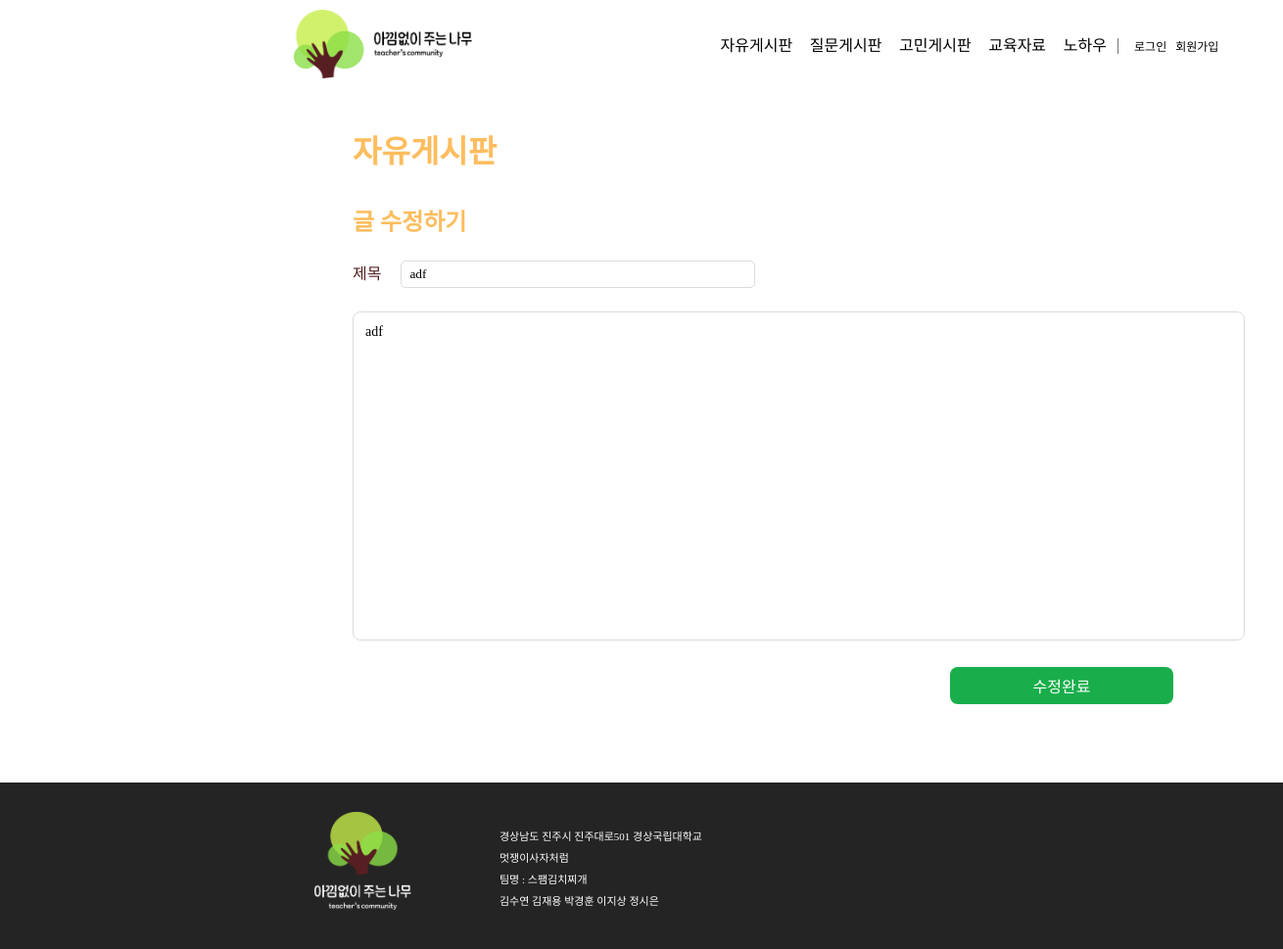
The page /update_post/2 on the database its author committed.
### teacher_community/models.py (models this page shows, shortened)
class Post(models.Model):
    author = models.ForeignKey(
        Teacher, related_name="post_author", on_delete=models.CASCADE
    )
    title = models.CharField(max_length=255)
    content = models.TextField()
    created_at = models.DateTimeField(auto_now_add=True)
    updated_at = models.DateTimeField(auto_now=True)
    views = models.PositiveIntegerField(default=0)  # 조회수 필드 추가
    likes_user = models.ManyToManyField(
        settings.AUTH_USER_MODEL, related_name="likes_user", blank=True
    )
    category = models.CharField(max_length=10)
    file = models.FileField(upload_to="post_files/", blank=True, null=True)  # 파일 첨부 필드
    class Meta:
        ordering = ["-created_at"]  # 최신 글이 먼저 오도록 정렬

### teacher_community/views.py (the view)
# urls.py: path("update_post/<int:post_id>", views.update_post, name="update_post"),
def update_post(request, post_id):
    post = get_object_or_404(Post, id=post_id)
    if request.method == "POST":
        post.title = request.POST['title']
        post.content = request.POST['content']
        post.updated_at = timezone.datetime.now()
        post.save()
        return redirect('/detail/' + str(post.id))
    else:
        return render(request, "update_post.html", {"post_detail": post})

### templates/update_post.html (shortened to what this page needs)
{% extends 'nav_footer.html' %}
{% load static %}
{% block content %}
<!DOCTYPE html>
<html lang="ko">
<head>
    <link rel="stylesheet" href="{% static 'css/writepage.css' %}">
</head>
<body>
    <div class="write_wrapper">
        <div class="Title">
            <h2>{{post_detail.category}}</h2>
        </div>
        <div class="Write">
            <h4>글 수정하기</h4>
        </div>
        <form action="{% url 'update_post' post_detail.id %}" method="post">
            <div class="title2">
                <dt>
                    <p class="title3">제목</p>
                    <dd><input class="titlebox" type="text" placeholder="제목입력" name="title" value="{{post_detail.title}}"></dd>
                </dt>
            </div>
            <div class="WriteForm">
                <textarea class="writeform" placeholder="글을 작성해주세요" cols="110" rows="20" name="content">{{post_detail.content}}</textarea>
            </div>
            <button><p>수정완료</p></button>
        </form>
    </div>
</body>
</html>
{% endblock %}

### static/css/nav2.css (style rules this page uses)
* { box-sizing: content-box; }
body, main, div, h1, h2, h3 { margin: 0; padding: 0; }
html, body, div, span, applet, object, iframe, h1, h2, h3, h4, h5, h6, p, blockquote, pre, a, abbr, acronym, address, big, cite, code, del, dfn, em, img, ins, kbd, q, s, samp, small, strike, strong, sub, sup, tt, var, b, u, i, center, dl, dt, dd, ol, ul, li, fieldset, form, label, legend, table, caption, tbody, tfoot, thead, tr, th, td, article, aside, canvas, details, embed, figure, figcaption, footer, header, hgroup, menu, nav, output, ruby, section, summary, time, mark, audio, video { margin: 0; padding: 0; border: 0; font-size: 100%; font: inherit; vertical-align: baseline; }
body { line-height: 1; }

### static/css/footer2.css (style rules this page uses)
* { box-sizing: content-box; }
body, main, div, h1, h2, h3 { margin: 0; padding: 0; }
html, body, div, span, applet, object, iframe, h1, h2, h3, h4, h5, h6, p, blockquote, pre, a, abbr, acronym, address, big, cite, code, del, dfn, em, img, ins, kbd, q, s, samp, small, strike, strong, sub, sup, tt, var, b, u, i, center, dl, dt, dd, ol, ul, li, fieldset, form, label, legend, table, caption, tbody, tfoot, thead, tr, th, td, article, aside, canvas, details, embed, figure, figcaption, footer, header, hgroup, menu, nav, output, ruby, section, summary, time, mark, audio, video { margin: 0; padding: 0; border: 0; font-size: 100%; font: inherit; vertical-align: baseline; }
body { line-height: 1; }

### static/css/writepage.css (style rules this page uses)
html, body, div, span, applet, object, iframe, h1, h2, h3, h4, h5, h6, p, blockquote, pre, a, abbr, acronym, address, big, cite, code, del, dfn, em, img, ins, kbd, q, s, samp, small, strike, strong, sub, sup, tt, var, b, u, i, center, dl, dt, dd, ol, ul, li, fieldset, form, label, legend, table, caption, tbody, tfoot, thead, tr, th, td, article, aside, canvas, details, embed, figure, figcaption, footer, header, hgroup, menu, nav, output, ruby, section, summary, time, mark, audio, video { margin: 0; padding: 0; border: 0; font-size: 100%; font: inherit; vertical-align: baseline; }
body { line-height: 1; }
textarea { resize: none; border: 1px solid #DBDBDB; margin-top: 24px; padding-top: 12px; padding-left: 12px; font-size: 14px; font-family: 'Pretendard-Light'; }
h2 { color: #FDBD5E; font-family: 'Pretendard-Bold'; font-size: 32px; font-style: normal; font-weight: 700; line-height: normal; }
h4 { color: #FDBD5E; font-family: 'Pretendard-Bold'; font-size: 24px; font-style: normal; font-weight: 700; line-height: normal; }
.write_wrapper { margin-left: 360px; margin-right: 360px; margin-bottom: 50px; }
.Title { margin-top: 36px; }
.Write { margin-top: 32px; }
.title2 { display: flex; margin-top: 24px; font-family: 'Pretendard-Medium'; color: #541E1E; }
.title3 { margin-top: 6px; }
.titlebox { margin-left: 20px; padding-left: 8px; width: 350px; height: 24px; border: 1px solid #DBDBDB; border-radius: 5px; font-family: 'Pretendard-Light'; }
.writeform { box-sizing: border-box; border-radius: 8px; }
button { width: 216px; height: 36px; font-family: 'Pretendard-SemiBold'; font-size: 16px; color: white; border: 0; margin-top: 24px; margin-left: 610px; border-radius: 8px; background: var(--sub-1, #19AE4B); cursor: pointer; }

### rows shown on the page
Post: category "자유게시판", title "adf", content "adf"
